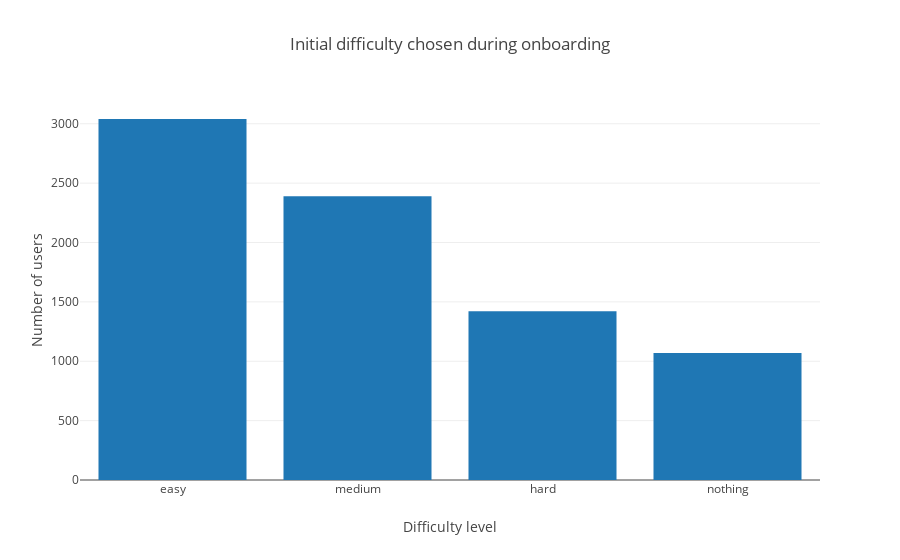

Write notebook code for a chart like this one.
### Code cell
# noexport

plot_initial_chosen_difficulties_per_user()

### Figure 1 — Plotly figure (JSON) as saved in the notebook; plotly's stock layout.template omitted (floating-point values rounded to 4 significant figures)
{"data": [{"orientation": "v", "type": "bar", "uid": "9ce032ee-5064-4416-bb19-d3354a100a70", "x": ["easy", "medium", "hard", "nothing"], "y": [3040, 2390, 1422, 1069]}], "layout": {"title": {"text": "Initial difficulty chosen during onboarding"}, "xaxis": {"title": {"text": "Difficulty level"}}, "yaxis": {"title": {"text": "Number of users"}}}}
